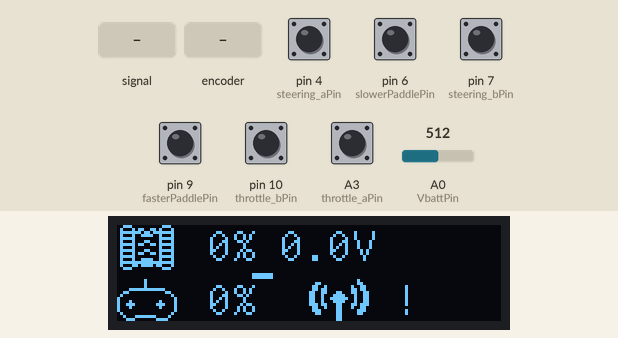
Simulated run of this sketch. Board: Arduino Leonardo, built with avr-gcc and run on an emulated ATmega32U4. Shown: 128×32 one-colour display. The test bench sets the inputs (shaded band); at power-on: A3 (throttle_aPin), pin 4 (steering_aPin), pin 6 (slowerPaddlePin), pin 7 (steering_bPin), pin 9 (fasterPaddlePin), pin 10 (throttle_bPin) HIGH, A0 (VbattPin) = 512. The modem accepts every AT command (registered, SIM ready, sends succeed) and sends nothing else; what the sketch prints to the serial monitor is not drawn.

Above: at 1.2 s.
1.3 s: A0 (VbattPin) fed a 200 Hz sine of ±460 counts around its level
At 4.0 s:
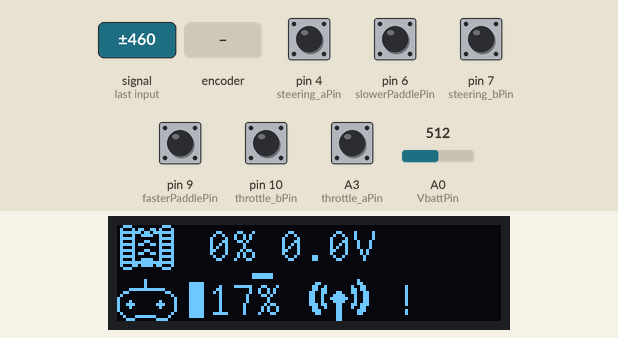
4.1 s: A0 (VbattPin) set to 716
At 5.3 s:
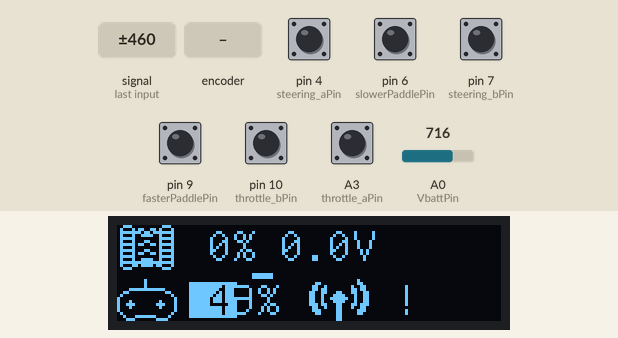
5.6 s: pin 9 (fasterPaddlePin) pulled LOW for 0.15 s
At 7.3 s:
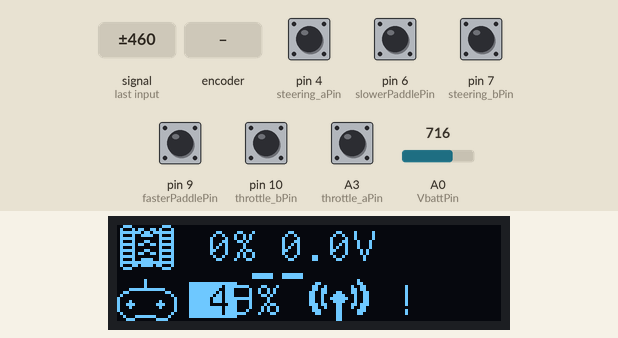
7.7 s: pin 9 (fasterPaddlePin) pulled LOW for 1 s
At 9.3 s:
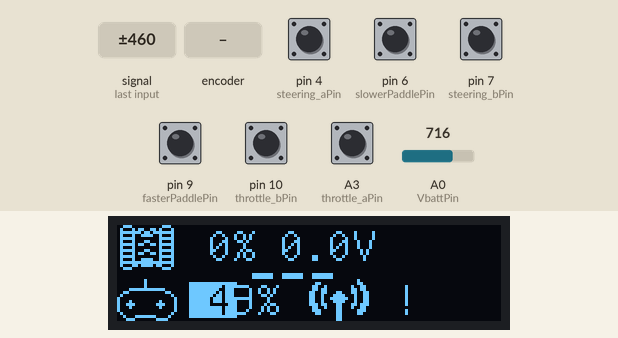
10.2 s: A0 (VbattPin) fed a 1000 Hz sine of ±255 counts around its level
At 10.7 s:
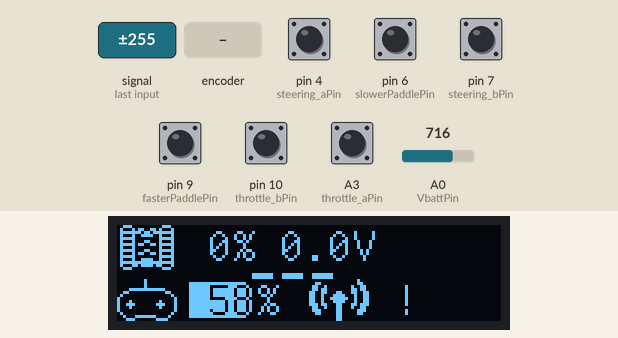
Timing chart, 0 to 10.5 s (numbered marks = the images above; inputs shaded):
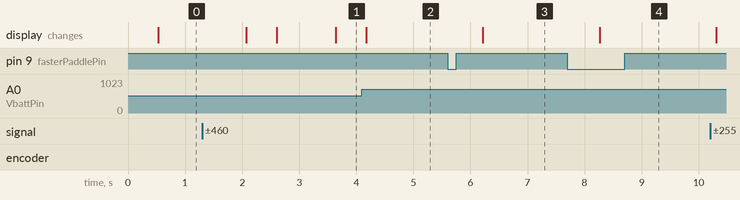

The sketch:

TANK_TX.ino
```cpp
#include <Arduino.h>

#include "config.h"
#include "crsf.h"
#include <U8g2lib.h>
U8G2_SSD1306_128X32_UNIVISION_F_HW_I2C u8g2(U8G2_R0);

#include "gfx.h"

int Throttle_value = 0;
int Rudder_value = 0;

int loopCount = 0; // for ELRS seeting

int VbattPin=A0;


//Dirtcrusher remote controller pins
const int xPin = 8; //YELLOW
const int yPin = 5; //GREEN
const int throttle_aPin = A3; //yellow
const int throttle_bPin = 10; //BLUE
const int steering_aPin = 4; //yellow
const int steering_bPin = 7; //green
const int fasterPaddlePin = 9; //green
const int slowerPaddlePin = 6; //blue

int currentPktRate = 0;
int currentPower = 0;
int currentDynamic = 0;
int currentSetting = 0;


uint32_t currentMillis = 0;

uint8_t crsfPacket[CRSF_PACKET_SIZE];
uint8_t crsfCmdPacket[CRSF_CMD_PACKET_SIZE];
int16_t rcChannels[CRSF_MAX_CHANNEL];
uint32_t crsfTime = 0;

CRSF crsfClass;

float RSSI_WORST=108.0; //dBm (negative)
float RSSI_BEST=50.0;  //dBm (negative)
float RSSI_PERCENT=0;


void setup()
{
    // inialize rc data
    for (uint8_t i = 0; i < CRSF_MAX_CHANNEL; i++) {
        rcChannels[i] = CRSF_CHANNEL_VALUE_MIN;
    }

  //Controller pins
  digitalWrite(xPin,LOW);
  digitalWrite(yPin,LOW);
  pinMode(xPin,INPUT);
  pinMode(yPin,INPUT);
  pinMode(throttle_aPin,INPUT_PULLUP);
  pinMode(throttle_bPin,INPUT_PULLUP);
  pinMode(steering_aPin,INPUT_PULLUP);
  pinMode(steering_bPin,INPUT_PULLUP);
  pinMode(fasterPaddlePin,INPUT_PULLUP);
  pinMode(slowerPaddlePin,INPUT_PULLUP);

    Serial.begin(250000);
    crsfClass.begin(); //Set to use Serial1 on the Leonardo...


  u8g2.begin();
//  u8g2.setDisplayRotation(U8G2_R0);
  //u8g2.setFont(u8g_font_baby); //11 pixels high?
  u8g2.setFont(u8g_font_unifont); //11 pixels high?
  u8g2.setFontMode(1); //transparent font
  u8g2.clearBuffer();					// clear the internal memory
  u8g2.drawXBMP( car_x, car_y, car_width, car_height, tank_bits);
  u8g2.drawXBMP( controller_x, controller_y, controller_width, controller_height, controller_bits);
  u8g2.drawXBMP( antenna_x, antenna_y, antenna_width, antenna_height, antenna_bits);
  u8g2.sendBuffer();         // transfer internal memory to the display

  //redraw(255,readBatt(),ARC);
}

/*
unsigned long fakeTimer=0;
int fakeThrottleInput = 0;
int fakeSpeedFactor = 1;
int fakeSteeringInput = 3;
*/
unsigned long oledTimer=0;
#define OLED_FRAMETIME_MS 500
float receiverBatteryVoltage=0;
uint8_t receiverBatteryPercentage=0;
unsigned long telemetryTimeout = 0;
void loop()
{


    uint32_t currentMicros = micros();
    crsfClass.update();

    if(crsfClass.linkUP()){
      const crsf_sensor_battery_t* batt = crsfClass.getBatt();
      receiverBatteryVoltage=0.0;
      if(batt->voltage>0 && batt->voltage<255) receiverBatteryVoltage = (float)(batt->voltage)/10.0;
      receiverBatteryPercentage = batt->remaining;
      const crsfLinkStatistics_t* stat_ptr = crsfClass.getLinkStatistics();
      uint8_t RSSI = stat_ptr->downlink_RSSI;
      RSSI_PERCENT = map(RSSI,RSSI_WORST,RSSI_BEST,0,100);
      RSSI_PERCENT = constrain(RSSI_PERCENT, 0, 100);
      telemetryTimeout=millis();
  }
  else {

    if(millis() > telemetryTimeout+3000) {
       Serial.println("CRSF link is down@" + String(millis()));
       receiverBatteryVoltage=0;
       receiverBatteryPercentage=0;
       RSSI_PERCENT=0;
       telemetryTimeout=millis();
       }
  }

  int8_t speedFactor = checkPaddles(); //1, 2 or 3
  int8_t throttleInput = getThrottle(); //-3 to 3
  int8_t steeringInput = getSteering(); //-3 to 3
  int8_t batteryPercent = readBatt();
  batteryPercent = constrain(batteryPercent,0,100);

if(millis()-oledTimer>OLED_FRAMETIME_MS){
  redraw(receiverBatteryPercentage, receiverBatteryVoltage, batteryPercent, RSSI_PERCENT, speedFactor);
  oledTimer=millis();
}
/*
  if(millis()-fakeTimer>250) {
    fakeThrottleInput++;
    fakeSteeringInput--;
    fakeTimer=millis();
    if (fakeThrottleInput>3) {
      fakeThrottleInput=-3;
      fakeSpeedFactor++;
      if(fakeSpeedFactor>3) fakeSpeedFactor=1;
    }
    if(fakeSteeringInput<-3) fakeSteeringInput=3;

    }
  throttleInput=fakeThrottleInput;
  speedFactor=fakeSpeedFactor;
  steeringInput=fakeSteeringInput;
*/


                     //    1-3              -3-3
  int throttleDiff = speedFactor * 91 * throttleInput; // 91 = (CRSF_CHANNEL_VALUE_SPAN/2)/(3*3)

  int throttleVal = CRSF_CHANNEL_VALUE_MID + throttleDiff;

  //throttleVal = map(throttleInput,-3,3,CRSF_CHANNEL_VALUE_MIN,CRSF_CHANNEL_VALUE_MAX)

  int rudderDiff = 273*steeringInput; //273 = ((CRSF_CHANNEL_VALUE_SPAN/2)/3)
  int rudderVal = CRSF_CHANNEL_VALUE_MID + rudderDiff;

  int batteryChannel = map(batteryPercent,0,100,CRSF_CHANNEL_VALUE_MIN,CRSF_CHANNEL_VALUE_MAX);

  int gearVal = CRSF_CHANNEL_VALUE_MIN;
  if(speedFactor==2) gearVal=CRSF_CHANNEL_VALUE_MID;
  if(speedFactor==3) gearVal=CRSF_CHANNEL_VALUE_MAX;

  //TEST waves:
    //Throttle_value = (uint16_t)(((1.0+sin((float)millis()/1000.0))*0.5)*ADC_MAX);
    //Rudder_value = (uint16_t)(((1.0+cos((float)millis()/1000.0))*0.5)*ADC_MAX);

    rcChannels[AILERON]   = constrain(batteryChannel,CRSF_CHANNEL_VALUE_MIN,CRSF_CHANNEL_VALUE_MAX);
    rcChannels[THROTTLE]  = constrain(throttleVal,CRSF_CHANNEL_VALUE_MIN,CRSF_CHANNEL_VALUE_MAX);
    rcChannels[RUDDER]    = constrain(rudderVal,CRSF_CHANNEL_VALUE_MIN,CRSF_CHANNEL_VALUE_MAX);
    rcChannels[ELEVATOR]  = constrain(gearVal,CRSF_CHANNEL_VALUE_MIN,CRSF_CHANNEL_VALUE_MAX);
/*
    Serial.print("speedFactor:"); Serial.print(speedFactor);
    Serial.print("\tSteering:"); Serial.print(steeringInput);
    Serial.print("\tRXbatt:"); Serial.print(receiverBatteryVoltage);
    Serial.print("\t[THROTTLE]:"); Serial.print(rcChannels[THROTTLE]);
    Serial.print("\t[RUDDER]:"); Serial.print(rcChannels[RUDDER]);
    Serial.print("\t[ELEVATOR]:"); Serial.print(rcChannels[ELEVATOR]);

    //Serial.print("\tthrottleInput:"); Serial.print(throttleInput);
    //Serial.print("\tthrottleDiff:"); Serial.print(throttleDiff);
    //Serial.print("\tthrottleVal:"); Serial.print(throttleVal);
    //Serial.print("\tTHROTTLE:"); Serial.print(rcChannels[THROTTLE]);
    //Serial.print("\tRXbatt%:"); Serial.print(receiverBatteryPercentage);

    //Serial.print("\tTXbatt:"); Serial.print((float)batteryPercent/100.0);
    //Serial.print("\tTELEMETRY_RSSI%:"); Serial.print(RSSI_PERCENT);
    //Serial.print("\tMIN:"); Serial.print(-3);
    //Serial.print("\tMAX:"); Serial.print(9);
    Serial.println();
*/
    if (currentMicros > crsfTime) {

            if (loopCount > 515)
            {
                crsfClass.crsfPrepareDataPacket(crsfPacket, rcChannels);
                crsfClass.CrsfWritePacket(crsfPacket, CRSF_PACKET_SIZE);
            }

            else if (loopCount <= 500) { // repeat 500 packets to build connection to TX module
                // Build commond packet
                crsfClass.crsfPrepareDataPacket(crsfPacket, rcChannels);
                crsfClass.CrsfWritePacket(crsfPacket, CRSF_PACKET_SIZE);
                loopCount++;
            }

                //TODO: Is this at all neccesary??
            else if (loopCount > 500 && loopCount <= 505) { // repeat 5 packets to avoid bad packet, change rate setting
                // Build commond packet
                if (currentSetting == 1 || currentSetting == 2) {
                    crsfClass.crsfPrepareCmdPacket(crsfCmdPacket  , ELRS_PKT_RATE_COMMAND, currentPktRate);
                    crsfClass.CrsfWritePacket(crsfCmdPacket, CRSF_CMD_PACKET_SIZE);
                } else if (currentSetting == 3) {
                    crsfClass.crsfPrepareCmdPacket(crsfCmdPacket, ELRS_BIND_COMMAND, ELRS_START_COMMAND);
                    crsfClass.CrsfWritePacket(crsfCmdPacket, CRSF_CMD_PACKET_SIZE);
                } else if (currentSetting == 4) {
                    crsfClass.crsfPrepareCmdPacket(crsfCmdPacket, ELRS_WIFI_COMMAND, ELRS_START_COMMAND);
                    crsfClass.CrsfWritePacket(crsfCmdPacket, CRSF_CMD_PACKET_SIZE);
                }
                loopCount++;
            } else if (loopCount > 505 && loopCount <= 510) { // repeat 5 packets to avoid bad packet, change TX power level
                if (currentSetting == 1 || currentSetting == 2) {
                    crsfClass.crsfPrepareCmdPacket(crsfCmdPacket, ELRS_POWER_COMMAND, currentPower);
                    crsfClass.CrsfWritePacket(crsfCmdPacket, CRSF_CMD_PACKET_SIZE);
                }
                loopCount++;
            } else if (loopCount > 510 && loopCount <= 515) { // repeat 5 packets to avoid bad packet, change TX dynamic power setting
                if (currentSetting == 1 || currentSetting == 2) {
                    crsfClass.crsfPrepareCmdPacket(crsfCmdPacket, ELRS_DYNAMIC_POWER_COMMAND, currentDynamic);
                    crsfClass.CrsfWritePacket(crsfCmdPacket, CRSF_CMD_PACKET_SIZE);
                }
                loopCount++;
            }

        crsfTime = currentMicros + CRSF_TIME_BETWEEN_FRAMES_US;
    }
    delay(1);
}


int getThrottle() { //returns -3 -> +3
  return readStick(xPin, yPin, throttle_aPin, throttle_bPin);
}

int getSteering() { //returns -3 -> +3
  return readStick(xPin, yPin, steering_aPin, steering_bPin);
}

//WORST CASE RUNTIME: >5mS
uint8_t checkPaddles()  {
  static uint8_t speed = 1;
  static bool lastState_fasterPaddle = HIGH;
  static bool lastState_slowerPaddle = HIGH;
  static uint8_t slowerPaddleDeBounceCounter=0;
  static uint8_t fasterPaddleDeBounceCounter=0;

  //Paddles need to have had a stable LOW reading for 20 consecutive calls to checkPaddles (about 20ms)
  if(!digitalRead(fasterPaddlePin)) fasterPaddleDeBounceCounter++;
  else fasterPaddleDeBounceCounter=0;
  if(!digitalRead(slowerPaddlePin)) slowerPaddleDeBounceCounter++;
  else slowerPaddleDeBounceCounter=0;

  if(fasterPaddleDeBounceCounter+slowerPaddleDeBounceCounter>0) delay(1); //

  if(fasterPaddleDeBounceCounter>20 && lastState_fasterPaddle) { //paddle has been pressed for more than 20mS
    lastState_fasterPaddle = LOW; //set last state to pressed
    speed++;
  }

  if(slowerPaddleDeBounceCounter>20 && lastState_slowerPaddle) { //paddle has been pressed for more than 20mS
    lastState_slowerPaddle = LOW; //set last state to pressed
    speed--;
  }

  if(speed>3) speed=3;
  else if(speed<1) speed=1;

  if(digitalRead(fasterPaddlePin) && !lastState_fasterPaddle) lastState_fasterPaddle = HIGH; //reset last state
  if(digitalRead(slowerPaddlePin) && !lastState_slowerPaddle) lastState_slowerPaddle = HIGH; //reset last state

  return speed;
}

int readStick(int X, int Y, int A, int B) {

  pinMode(X,OUTPUT);
  //digitalWrite(X,LOW); //perhaps redundant if state never changes?
  int aState = digitalRead(A);
  int bState = digitalRead(B);
  pinMode(X,INPUT);

  if( !aState ) return 1+(1-bState); //A=low (state 1 or 2)
  else if ( !bState ) return 3; //A=high, B=low

  pinMode(Y,OUTPUT);
  //digitalWrite(Y,LOW); //perhaps redundant if state never changes?
  aState = digitalRead(A);
  bState = digitalRead(B);
  pinMode(Y,INPUT);

  if( !aState ) return -1*(1+(1-bState)); //A=low (state -1 or -2)
  else if ( !bState ) return -3; //A=high, B=low

  return 0;
}

//Voltage divider: None.
#define V_BATTMAX 4.2
#define V_BATTMIN 3.0
#define V_ADCMAX 5.0
#define ADCMAX 1023.0
#define V_DIVIDER_MAX_OUT 4.2
#define DIVIDER_FACTOR 1.0
#define V_CALIBATED_OFFSET 0.09
#define N_MEASUREMENTS 32

uint8_t readBatt(){
  //Do a bunch of ADC measurements and convert them to average Vbatt, append Vbatt to report
  unsigned long ADCSum = 0;
  for (int i=0; i<N_MEASUREMENTS; i++) ADCSum+=analogRead(VbattPin);
  unsigned int ADCavg = ADCSum/N_MEASUREMENTS;
  float vBatt = (float)ADCavg*V_ADCMAX/ADCMAX/DIVIDER_FACTOR+V_CALIBATED_OFFSET;
          //Vbatt minimum = 3.0, VbattMaximum = 4.2
  //Serial.println(vBatt);
  return uint8_t(((vBatt - V_BATTMIN) * 100.0 / (V_BATTMAX - V_BATTMIN))); //calculate battery percentage
}

void redraw(uint8_t _rxBatt, float _rxVolts, uint8_t _txBatt, uint8_t _RSSI, uint8_t _speedFactor)
{
  static uint8_t lastRxPercent;
  static uint8_t lastTxPercent;
  static uint8_t highestRSSI;
  static uint8_t lastRSSI;
  static uint8_t lastSpeedFactor;


  //unsigned long in = millis();
  /*
  Serial.print(millis());
  Serial.print(',');
  */
  //Trying to make a non-zero signal quality stick to the screen for longer:
  //shouldn't really do calculations in here, but the framerate is 1Hz, so it feels right...
  if(_RSSI<1){ //16 is the error state when there's no connection...
  if(_RSSI>highestRSSI) highestRSSI=_RSSI;
  else if(highestRSSI>0) highestRSSI--; //should reach 0 after a few seconds.

  _RSSI = highestRSSI; //sort of an injection of a new funtionality into old code.. sorry.
  }

/*
  Serial.print(lastTelemetryRXtime);
  Serial.print(',');
  Serial.print(millis()-lastTelemetryRXtime);
  Serial.print(',');
  Serial.print(rxBatt);
  Serial.print(',');
  Serial.print(txBatt);
  Serial.print(',');
  */


  //Serial.println(_ARC);
  if(_rxBatt != lastRxPercent || _txBatt != lastTxPercent || _RSSI != lastRSSI || _speedFactor != lastSpeedFactor){

        u8g2.setDrawColor(0);
        u8g2.drawBox(car_width+4,1,100,12); //clear RX percentage bar
        u8g2.drawBox(controller_width+4,19,antenna_x-(controller_width+4),12); //clear TX percentage bar
        u8g2.drawBox(88,19,40,12); //clear ARC bar

    //Boxes:
    u8g2.setDrawColor(1);
    if(_rxBatt<101) u8g2.drawBox(24,1,_rxBatt,12); //RX
    u8g2.drawBox(controller_width+4,19,_txBatt/3,12);             //TX
    if(_RSSI>0) u8g2.drawBox(88,19,map(_RSSI,0,100,0,40),12);   //ARC

            u8g2.setDrawColor(0);
            u8g2.drawBox(44,15,28,4); //clear speedfactor bar
            u8g2.setDrawColor(1);
    for( int i = 0 ; i<_speedFactor; i++) u8g2.drawBox(45+i*10,16,7,2); /// Gear speed indicator

    //Text:
    u8g2.setDrawColor(2);

        //RX
        u8g2.setCursor(30,12);
        if(_rxBatt>100) u8g2.print("!");
        else {
          u8g2.print(_rxBatt);
          u8g2.print("% ");
          u8g2.print(String(_rxVolts/2.0,1));
          u8g2.print("V");
        }
        //TX
        u8g2.setCursor(30,30);
        u8g2.print(_txBatt);
        u8g2.print("%");

        //RSSI
        //u8g2.setCursor(104,30);
        u8g2.setCursor(92,30);
      if(_RSSI>0) {
        u8g2.print(_RSSI);
        u8g2.print("%");
      }
      else u8g2.print("!");


    lastRxPercent = _rxBatt;
    lastTxPercent = _txBatt;
    lastRSSI = _RSSI;
    lastSpeedFactor = _speedFactor;
    u8g2.sendBuffer();         // transfer internal memory to the display
  }
  //Serial.println(millis()-in);

}
```

gfx.h
```cpp
//https://forum.arduino.cc/t/u8glib-and-bitmap-creation-display/148125/2

//CAR ICON:
#define car_width 20
#define car_height 15
#define car_x 0
#define car_y 0
static const unsigned char car_bits[] U8X8_PROGMEM = {
   0x3c, 0xcf, 0x03, 0xe0, 0x7f, 0x00, 0xf0, 0xff, 0x00, 0x38, 0xc0, 0x00,
   0x18, 0xc0, 0x01, 0x1f, 0x80, 0x0f, 0xfe, 0xff, 0x07, 0xfe, 0xff, 0x07,
   0xe6, 0x7f, 0x06, 0xc2, 0x3f, 0x04, 0xe6, 0x7f, 0x06, 0xfe, 0xff, 0x07,
   0xfc, 0xff, 0x03, 0x1c, 0x80, 0x03, 0x1c, 0x80, 0x03 };

//CONTROLLER ICON:
#define controller_width 20
#define controller_height 14
#define controller_x 0
#define controller_y car_height+3
static const unsigned char controller_bits[] U8X8_PROGMEM = {
   0x00, 0x02, 0x00, 0x00, 0x02, 0x00, 0x00, 0x02, 0x00, 0xf0, 0xff, 0x00,
   0x0c, 0x00, 0x03, 0x02, 0x00, 0x04, 0x01, 0x00, 0x08, 0x11, 0x40, 0x08,
   0x39, 0xe0, 0x08, 0x11, 0x40, 0x08, 0x01, 0x00, 0x08, 0x02, 0x00, 0x04,
   0xc4, 0x1f, 0x02, 0x38, 0xe0, 0x01 };

#define antenna_width 20
#define antenna_height 15
#define antenna_x 64
#define antenna_y car_height+3
static const unsigned char antenna_bits[] U8X8_PROGMEM = {
  0x08, 0x00, 0x01, 0x0C, 0x00, 0x03, 0x26, 0x40, 0x06, 0x36, 0xC0, 0x06,
  0x33, 0xC6, 0x0C, 0x13, 0x8F, 0x0C, 0x93, 0x9F, 0x0C, 0x13, 0x8F, 0x0C,
  0x37, 0xC6, 0x0E, 0x26, 0x46, 0x06, 0x0E, 0x06, 0x07, 0x0C, 0x06, 0x03,
  0x00, 0x06, 0x00, 0x00, 0x06, 0x00, 0x00, 0x0F, 0x00};

#define tank_width 20
#define tank_height 15
static const unsigned char tank_bits[] U8X8_PROGMEM = {
   0x1c, 0x80, 0x03, 0xa2, 0x59, 0x04, 0xfe, 0xf6, 0x07, 0x22, 0x4f, 0x04,
   0x3e, 0xc0, 0x07, 0x22, 0x46, 0x04, 0xbe, 0xd9, 0x07, 0x22, 0x40, 0x04,
   0x3e, 0xc6, 0x07, 0xa2, 0x59, 0x04, 0x3e, 0xc0, 0x07, 0x22, 0x4f, 0x04,
   0xfe, 0xff, 0x07, 0x62, 0x6f, 0x04, 0x1c, 0x80, 0x03 };
```

Source omitted: crsf.cpp (9941 bytes), crsf.h (8868 bytes), config.h (2185 bytes)

Measured:
- after the input at 1.3 s, the display: first changes after 0.77 s (image 1 shows a later state)
- after the input at 4.1 s, the display: changes after 0.08 s (image 2)
- after the input at 5.6 s, the display: changes after 0.62 s (image 3)
- after the input at 7.7 s, the display: changes after 0.56 s (image 4)
